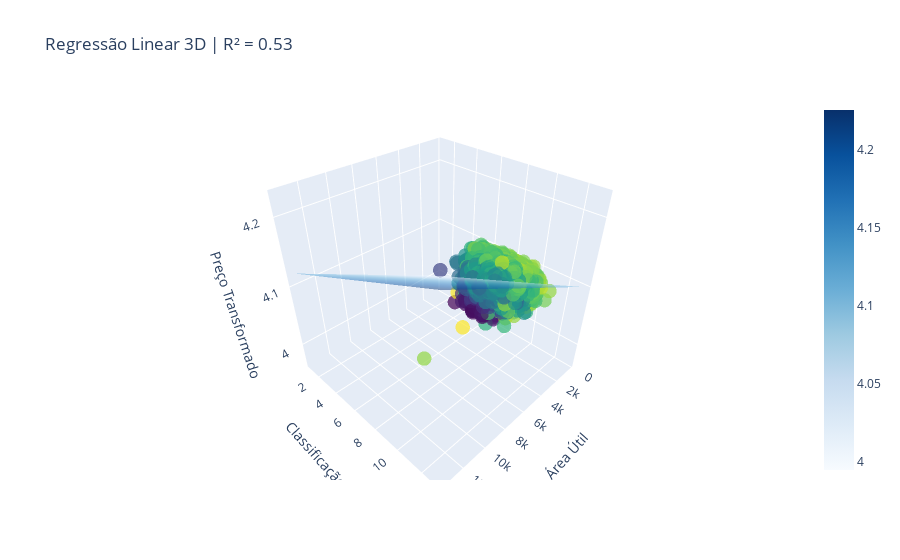

Write notebook code for a chart like this one.
### Code cell
import pandas as pd
import numpy as np
import plotly.graph_objects as go
from sklearn.linear_model import LinearRegression

# Preparação dos dados
X = df[['area_util', 'classificacao']].values
Y = df['preco_transformado']

x = X[:, 0]
y = X[:, 1]
z = Y

x_pred = np.linspace(290, 13540, 30)
y_pred = np.linspace(1, 13, 30)
xx_pred, yy_pred = np.meshgrid(x_pred, y_pred)
modelo_viz = np.array([xx_pred.flatten(), yy_pred.flatten()]).T

# Treinamento do modelo
modelo = LinearRegression().fit(X, Y)
predito = modelo.predict(modelo_viz)

# Criando a visualização 3D interativa
fig = go.Figure()

# Adiciona pontos reais
fig.add_trace(go.Scatter3d(
    x=x, y=y, z=z,
    mode='markers',
    marker=dict(size=5, color=z, colorscale='Viridis', opacity=0.7),
    name='Dados Reais'
))

# Adiciona superfície predita pelo modelo
fig.add_trace(go.Surface(
    x=x_pred, y=y_pred, z=predito.reshape(xx_pred.shape),
    colorscale='Blues',
    opacity=0.5,
    name='Regressão Linear'
))

# Configuração dos eixos
fig.update_layout(
    title=f'Regressão Linear 3D | R² = {modelo.score(X, Y):.2f}',
    scene=dict(
        xaxis_title='Área Útil',
        yaxis_title='Classificação',
        zaxis_title='Preço Transformado',
    )
)

fig.show()

### Figure 1 — Plotly figure (JSON) as saved in the notebook; plotly's stock layout.template omitted (floating-point values rounded to 4 significant figures; data arrays with more than 128 entries replaced by an {"elided": "..."} marker saying what was removed)
{"data": [{"marker": {"color": {"elided": "21613 float values"}, "colorscale": [[0, "#440154"], [0.1111, "#482878"], [0.2222, "#3e4989"], [0.3333, "#31688e"], [0.4444, "#26828e"], [0.5556, "#1f9e89"], [0.6667, "#35b779"], [0.7778, "#6ece58"], [0.8889, "#b5de2b"], [1, "#fde725"]], "opacity": 0.7, "size": 5}, "mode": "markers", "name": "Dados Reais", "type": "scatter3d", "x": {"elided": "21613 int values"}, "y": {"elided": "21613 int values"}, "z": {"elided": "21613 float values"}}, {"colorscale": [[0, "rgb(247,251,255)"], [0.125, "rgb(222,235,247)"], [0.25, "rgb(198,219,239)"], [0.375, "rgb(158,202,225)"], [0.5, "rgb(107,174,214)"], [0.625, "rgb(66,146,198)"], [0.75, "rgb(33,113,181)"], [0.875, "rgb(8,81,156)"], [1, "rgb(8,48,107)"]], "name": "Regressão Linear", "opacity": 0.5, "type": "surface", "x": [290.0, 746.9, 1204.0, 1661.0, 2118.0, 2574.0, 3031.0, 3488.0, 3945.0, 4402.0, 4859.0, 5316.0, 5773.0, 6230.0, 6687.0, 7143.0, 7600.0, 8057.0, 8514.0, 8971.0, 9428.0, 9885.0, 10340.0, 10800.0, 11260.0, 11710.0, 12170.0, 12630.0, 13080.0, 13540.0], "y": [1.0, 1.414, 1.828, 2.241, 2.655, 3.069, 3.483, 3.897, 4.31, 4.724, 5.138, 5.552, 5.966, 6.379, 6.793, 7.207, 7.621, 8.034, 8.448, 8.862, 9.276, 9.69, 10.1, 10.52, 10.93, 11.34, 11.76, 12.17, 12.59, 13.0], "z": {"elided": "30x30 float values"}}], "layout": {"scene": {"xaxis": {"title": {"text": "Área Útil"}}, "yaxis": {"title": {"text": "Classificação"}}, "zaxis": {"title": {"text": "Preço Transformado"}}}, "title": {"text": "Regressão Linear 3D | R² = 0.53"}}}
